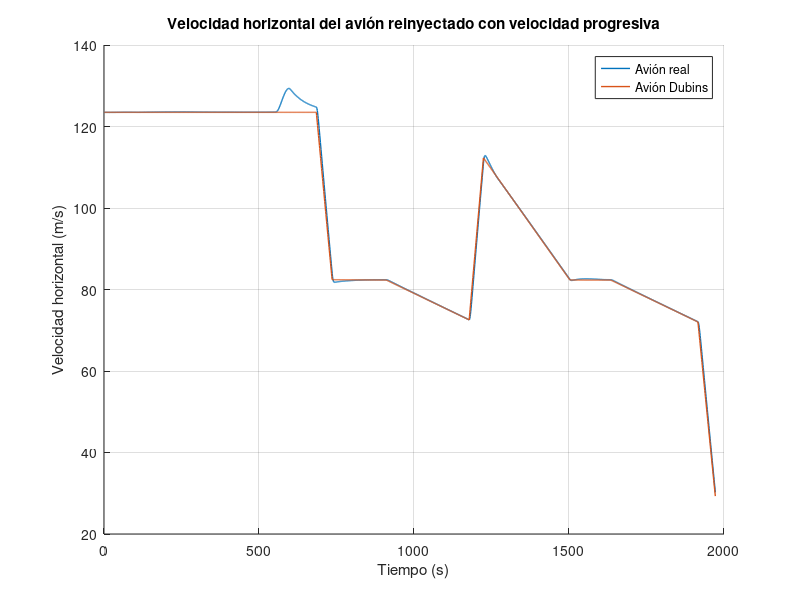

The MATLAB source for this figure:
log = csvread("logAC1.90s.velProg.csv");
%Filtramos datos específicos de la aeronave 1
log  = log(log(:,2)==1,:);
logR = log(log(:,3)==6,:); % Avion real
logD = log(log(:,3)~=6,:); % Avion Dubins
if length(logR) > length(logD)
    l = length(logD);
else
    l = length(logR);
end
vector_time = logD(1:l,1);
vector_vhorR = logR(1:l,8);
vector_vhorD = logD(1:l,8);

figHandler = findobj('Type','figure','Name','Velocidad horizontal')';
if isempty(figHandler)
    figure( ...
        'Name','Velocidad horizontal', ...
        'NumberTitle','off',   ...
        'Position',[400 00 600 600]); 
else
    figure(figHandler)
    clf
end

hold on
grid on
plot(vector_time,vector_vhorR,'linewidth',1)
plot(vector_time,vector_vhorD,'linewidth',1)
title('Velocidad horizontal del avión reinyectado con velocidad progresiva')
legend('Avión real','Avión Dubins')
ylabel('Velocidad horizontal (m/s)')
xlabel('Tiempo (s)')

